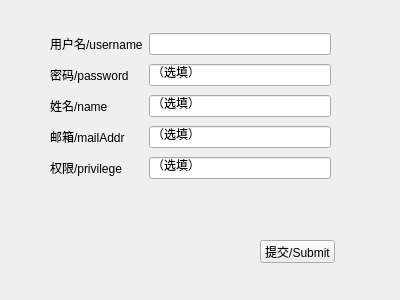
<?xml version="1.0" encoding="UTF-8"?>
<ui version="4.0">
 <class>ModifyProfile</class>
 <widget class="QWidget" name="ModifyProfile">
  <property name="geometry">
   <rect>
    <x>0</x>
    <y>0</y>
    <width>400</width>
    <height>300</height>
   </rect>
  </property>
  <property name="windowTitle">
   <string>修改用户 Modify Profile</string>
  </property>
  <widget class="QWidget" name="gridLayoutWidget">
   <property name="geometry">
    <rect>
     <x>50</x>
     <y>30</y>
     <width>281</width>
     <height>152</height>
    </rect>
   </property>
   <layout class="QGridLayout" name="gridLayout">
    <item row="1" column="0">
     <widget class="QLabel" name="label_2_p">
      <property name="text">
       <string>密码/password</string>
      </property>
     </widget>
    </item>
    <item row="0" column="1">
     <widget class="QLineEdit" name="lineEdit_1_u"/>
    </item>
    <item row="1" column="1">
     <widget class="QLineEdit" name="lineEdit_2_p">
      <property name="text">
       <string>（选填）</string>
      </property>
     </widget>
    </item>
    <item row="2" column="1">
     <widget class="QLineEdit" name="lineEdit_3_n">
      <property name="text">
       <string>（选填）</string>
      </property>
     </widget>
    </item>
    <item row="3" column="1">
     <widget class="QLineEdit" name="lineEdit_4_m">
      <property name="text">
       <string>（选填）</string>
      </property>
     </widget>
    </item>
    <item row="4" column="1">
     <widget class="QLineEdit" name="lineEdit_5_g">
      <property name="text">
       <string>（选填）</string>
      </property>
     </widget>
    </item>
    <item row="4" column="0">
     <widget class="QLabel" name="label_5_g">
      <property name="text">
       <string>权限/privilege</string>
      </property>
     </widget>
    </item>
    <item row="3" column="0">
     <widget class="QLabel" name="label_4_m">
      <property name="text">
       <string>邮箱/mailAddr</string>
      </property>
     </widget>
    </item>
    <item row="0" column="0">
     <widget class="QLabel" name="label_1_u">
      <property name="text">
       <string>用户名/username</string>
      </property>
     </widget>
    </item>
    <item row="2" column="0">
     <widget class="QLabel" name="label_3_n">
      <property name="text">
       <string>姓名/name</string>
      </property>
     </widget>
    </item>
   </layout>
  </widget>
  <widget class="QPushButton" name="do_modify_profile">
   <property name="geometry">
    <rect>
     <x>260</x>
     <y>240</y>
     <width>75</width>
     <height>23</height>
    </rect>
   </property>
   <property name="text">
    <string>提交/Submit</string>
   </property>
  </widget>
 </widget>
 <resources/>
 <connections/>
</ui>
